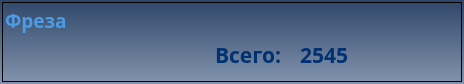
<?xml version="1.0" encoding="UTF-8"?>
<ui version="4.0">
 <class>widget_select_group</class>
 <widget class="QWidget" name="widget_select_group">
  <property name="geometry">
   <rect>
    <x>0</x>
    <y>0</y>
    <width>464</width>
    <height>84</height>
   </rect>
  </property>
  <property name="windowTitle">
   <string>widget_select_group</string>
  </property>
  <property name="styleSheet">
   <string notr="true">background-color: qlineargradient(spread:pad, x1:0.5, y1:0, x2:0.5, y2:1, stop:0 rgba(47, 70, 105, 255), stop:1 rgba(131, 149, 174, 255));
border-color: rgb(0, 255, 0);</string>
  </property>
  <widget class="QLabel" name="lbl_photo">
   <property name="geometry">
    <rect>
     <x>5</x>
     <y>5</y>
     <width>213</width>
     <height>70</height>
    </rect>
   </property>
   <property name="styleSheet">
    <string notr="true">background-color: qlineargradient(spread:pad, x1:0, y1:0, x2:1, y2:0, stop:0 rgba(0, 0, 0, 0), stop:1 rgba(255, 255, 255, 0));</string>
   </property>
   <property name="text">
    <string/>
   </property>
   <property name="pixmap">
    <pixmap>C:/Users/Admin/.designer/backup/img/—Pngtree—original twist drill vector material_5752343.png</pixmap>
   </property>
   <property name="scaledContents">
    <bool>true</bool>
   </property>
  </widget>
  <widget class="QLabel" name="name">
   <property name="geometry">
    <rect>
     <x>5</x>
     <y>5</y>
     <width>451</width>
     <height>31</height>
    </rect>
   </property>
   <property name="font">
    <font>
     <family>Arial Black</family>
     <pointsize>14</pointsize>
     <weight>75</weight>
     <bold>true</bold>
    </font>
   </property>
   <property name="styleSheet">
    <string notr="true">color: rgb(78, 155, 229);
background-color: qlineargradient(spread:pad, x1:0, y1:0, x2:1, y2:0, stop:0 rgba(0, 0, 0, 0), stop:1 rgba(255, 255, 255, 0));</string>
   </property>
   <property name="frameShape">
    <enum>QFrame::NoFrame</enum>
   </property>
   <property name="frameShadow">
    <enum>QFrame::Plain</enum>
   </property>
   <property name="lineWidth">
    <number>0</number>
   </property>
   <property name="midLineWidth">
    <number>0</number>
   </property>
   <property name="text">
    <string>Фреза</string>
   </property>
   <property name="textFormat">
    <enum>Qt::AutoText</enum>
   </property>
   <property name="pixmap">
    <pixmap>../../../../../../GUI/img/—Pngtree—original twist drill vector material_5752343.png</pixmap>
   </property>
   <property name="scaledContents">
    <bool>true</bool>
   </property>
   <property name="alignment">
    <set>Qt::AlignLeading|Qt::AlignLeft|Qt::AlignVCenter</set>
   </property>
   <property name="wordWrap">
    <bool>true</bool>
   </property>
   <property name="openExternalLinks">
    <bool>false</bool>
   </property>
  </widget>
  <widget class="QLabel" name="label">
   <property name="geometry">
    <rect>
     <x>2</x>
     <y>2</y>
     <width>460</width>
     <height>80</height>
    </rect>
   </property>
   <property name="styleSheet">
    <string notr="true">background-color: qlineargradient(spread:pad, x1:0, y1:0, x2:1, y2:0, stop:0 rgba(0, 0, 0, 0), stop:1 rgba(255, 255, 255, 0));</string>
   </property>
   <property name="frameShape">
    <enum>QFrame::StyledPanel</enum>
   </property>
   <property name="frameShadow">
    <enum>QFrame::Sunken</enum>
   </property>
   <property name="text">
    <string/>
   </property>
  </widget>
  <widget class="QLabel" name="lbl_count">
   <property name="enabled">
    <bool>true</bool>
   </property>
   <property name="geometry">
    <rect>
     <x>215</x>
     <y>40</y>
     <width>80</width>
     <height>30</height>
    </rect>
   </property>
   <property name="font">
    <font>
     <family>Arial Black</family>
     <pointsize>16</pointsize>
     <weight>75</weight>
     <bold>true</bold>
    </font>
   </property>
   <property name="layoutDirection">
    <enum>Qt::LeftToRight</enum>
   </property>
   <property name="styleSheet">
    <string notr="true">color: rgb(0, 49, 114);
background-color: qlineargradient(spread:pad, x1:0, y1:0, x2:1, y2:0, stop:0 rgba(0, 0, 0, 0), stop:1 rgba(255, 255, 255, 0));</string>
   </property>
   <property name="text">
    <string>Всего:</string>
   </property>
  </widget>
  <widget class="QLabel" name="count">
   <property name="enabled">
    <bool>true</bool>
   </property>
   <property name="geometry">
    <rect>
     <x>300</x>
     <y>40</y>
     <width>81</width>
     <height>30</height>
    </rect>
   </property>
   <property name="font">
    <font>
     <family>Arial Black</family>
     <pointsize>16</pointsize>
     <weight>75</weight>
     <bold>true</bold>
    </font>
   </property>
   <property name="layoutDirection">
    <enum>Qt::LeftToRight</enum>
   </property>
   <property name="styleSheet">
    <string notr="true">color: rgb(0, 49, 114);
background-color: qlineargradient(spread:pad, x1:0, y1:0, x2:1, y2:0, stop:0 rgba(0, 0, 0, 0), stop:1 rgba(255, 255, 255, 0));</string>
   </property>
   <property name="text">
    <string>2545</string>
   </property>
  </widget>
  <zorder>label</zorder>
  <zorder>lbl_photo</zorder>
  <zorder>name</zorder>
  <zorder>lbl_count</zorder>
  <zorder>count</zorder>
 </widget>
 <resources/>
 <connections/>
</ui>
